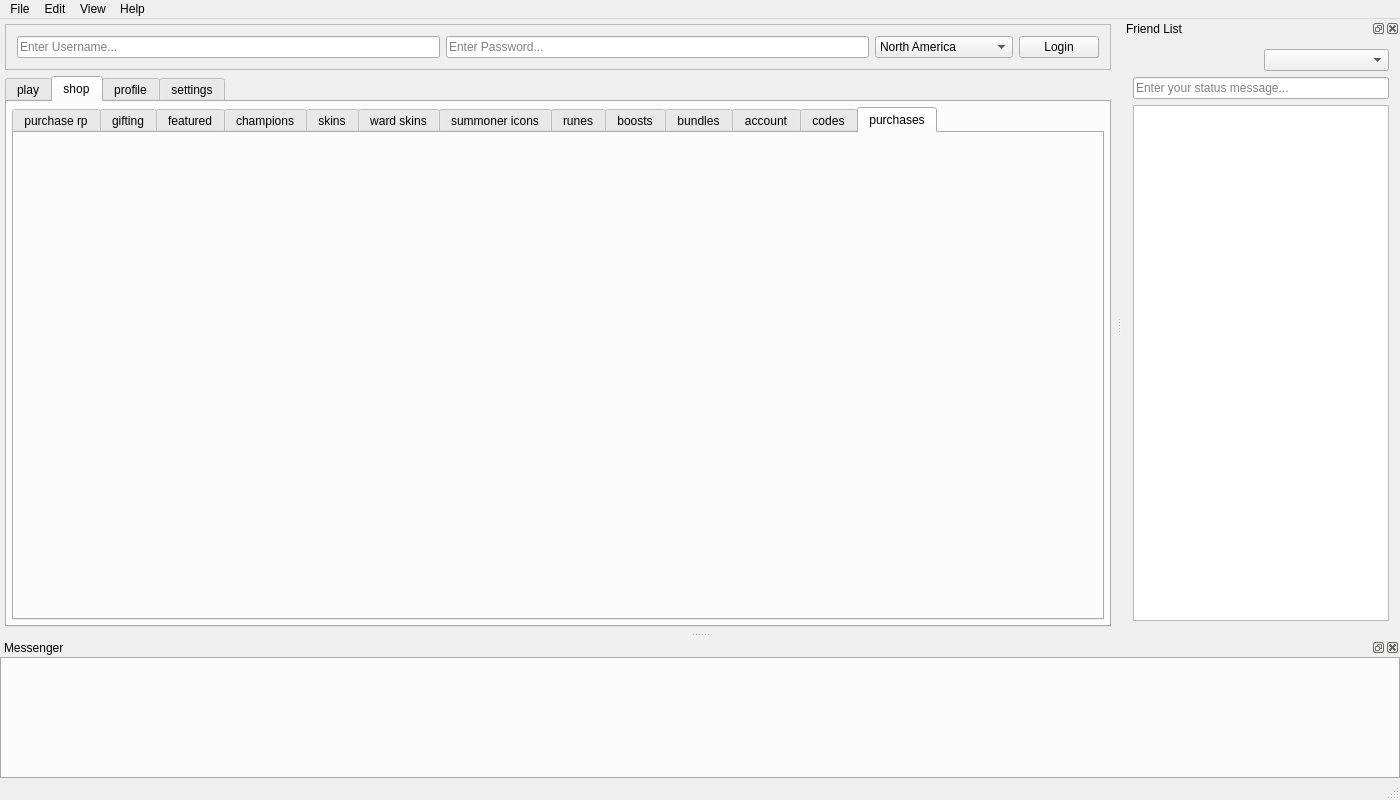
<?xml version="1.0" encoding="UTF-8"?>
<ui version="4.0">
 <class>MainWindow</class>
 <widget class="QMainWindow" name="MainWindow">
  <property name="windowModality">
   <enum>Qt::NonModal</enum>
  </property>
  <property name="geometry">
   <rect>
    <x>0</x>
    <y>0</y>
    <width>1400</width>
    <height>800</height>
   </rect>
  </property>
  <property name="font">
   <font>
    <family>Segoe UI</family>
   </font>
  </property>
  <property name="windowTitle">
   <string>Poro</string>
  </property>
  <property name="windowIcon">
   <iconset>
    <normaloff>:/new/icon/poro.ico</normaloff>:/new/icon/poro.ico</iconset>
  </property>
  <property name="toolButtonStyle">
   <enum>Qt::ToolButtonIconOnly</enum>
  </property>
  <property name="dockNestingEnabled">
   <bool>false</bool>
  </property>
  <widget class="QWidget" name="centralWidget">
   <layout class="QVBoxLayout" name="verticalLayout_2">
    <property name="leftMargin">
     <number>5</number>
    </property>
    <property name="topMargin">
     <number>5</number>
    </property>
    <property name="rightMargin">
     <number>5</number>
    </property>
    <property name="bottomMargin">
     <number>5</number>
    </property>
    <item>
     <widget class="QFrame" name="loginFrame">
      <property name="frameShape">
       <enum>QFrame::StyledPanel</enum>
      </property>
      <property name="frameShadow">
       <enum>QFrame::Raised</enum>
      </property>
      <layout class="QHBoxLayout" name="horizontalLayout">
       <item>
        <widget class="QLineEdit" name="editUsername">
         <property name="text">
          <string/>
         </property>
         <property name="placeholderText">
          <string>Enter Username...</string>
         </property>
        </widget>
       </item>
       <item>
        <widget class="QLineEdit" name="editPassword">
         <property name="inputMask">
          <string/>
         </property>
         <property name="text">
          <string/>
         </property>
         <property name="echoMode">
          <enum>QLineEdit::Password</enum>
         </property>
         <property name="placeholderText">
          <string>Enter Password...</string>
         </property>
        </widget>
       </item>
       <item>
        <widget class="QComboBox" name="regionComboBox">
         <item>
          <property name="text">
           <string>North America</string>
          </property>
         </item>
         <item>
          <property name="text">
           <string>EU West</string>
          </property>
         </item>
         <item>
          <property name="text">
           <string>EU Nordic and East</string>
          </property>
         </item>
         <item>
          <property name="text">
           <string>Oceania</string>
          </property>
         </item>
         <item>
          <property name="text">
           <string>Korea</string>
          </property>
         </item>
         <item>
          <property name="text">
           <string>Brazil</string>
          </property>
         </item>
         <item>
          <property name="text">
           <string>Russia</string>
          </property>
         </item>
         <item>
          <property name="text">
           <string>Turkey</string>
          </property>
         </item>
        </widget>
       </item>
       <item>
        <widget class="QPushButton" name="loginButton">
         <property name="text">
          <string>Login</string>
         </property>
        </widget>
       </item>
      </layout>
     </widget>
    </item>
    <item>
     <widget class="QTabWidget" name="tabWidget">
      <property name="tabShape">
       <enum>QTabWidget::Rounded</enum>
      </property>
      <property name="currentIndex">
       <number>1</number>
      </property>
      <property name="movable">
       <bool>false</bool>
      </property>
      <widget class="QWidget" name="tab">
       <attribute name="title">
        <string>play</string>
       </attribute>
      </widget>
      <widget class="QWidget" name="tab_2">
       <attribute name="title">
        <string>shop</string>
       </attribute>
       <layout class="QGridLayout" name="gridLayout">
        <property name="leftMargin">
         <number>5</number>
        </property>
        <property name="topMargin">
         <number>5</number>
        </property>
        <property name="rightMargin">
         <number>5</number>
        </property>
        <property name="bottomMargin">
         <number>5</number>
        </property>
        <item row="0" column="0">
         <widget class="QTabWidget" name="tabWidget_2">
          <property name="tabPosition">
           <enum>QTabWidget::North</enum>
          </property>
          <property name="currentIndex">
           <number>12</number>
          </property>
          <property name="movable">
           <bool>false</bool>
          </property>
          <widget class="QWidget" name="tab_5">
           <attribute name="title">
            <string>purchase rp</string>
           </attribute>
           <layout class="QGridLayout" name="gridLayout_2">
            <property name="leftMargin">
             <number>0</number>
            </property>
            <property name="topMargin">
             <number>0</number>
            </property>
            <property name="rightMargin">
             <number>0</number>
            </property>
            <property name="bottomMargin">
             <number>0</number>
            </property>
           </layout>
          </widget>
          <widget class="QWidget" name="tab_6">
           <attribute name="title">
            <string>gifting</string>
           </attribute>
           <layout class="QGridLayout" name="gridLayout_3">
            <property name="leftMargin">
             <number>0</number>
            </property>
            <property name="topMargin">
             <number>0</number>
            </property>
            <property name="rightMargin">
             <number>0</number>
            </property>
            <property name="bottomMargin">
             <number>0</number>
            </property>
           </layout>
          </widget>
          <widget class="QWidget" name="tab_7">
           <attribute name="title">
            <string>featured</string>
           </attribute>
           <layout class="QGridLayout" name="gridLayout_14">
            <property name="leftMargin">
             <number>0</number>
            </property>
            <property name="topMargin">
             <number>0</number>
            </property>
            <property name="rightMargin">
             <number>0</number>
            </property>
            <property name="bottomMargin">
             <number>0</number>
            </property>
           </layout>
          </widget>
          <widget class="QWidget" name="tab_8">
           <attribute name="title">
            <string>champions</string>
           </attribute>
           <layout class="QGridLayout" name="gridLayout_13">
            <property name="leftMargin">
             <number>0</number>
            </property>
            <property name="topMargin">
             <number>0</number>
            </property>
            <property name="rightMargin">
             <number>0</number>
            </property>
            <property name="bottomMargin">
             <number>0</number>
            </property>
           </layout>
          </widget>
          <widget class="QWidget" name="tab_9">
           <attribute name="title">
            <string>skins</string>
           </attribute>
           <layout class="QGridLayout" name="gridLayout_12">
            <property name="leftMargin">
             <number>0</number>
            </property>
            <property name="topMargin">
             <number>0</number>
            </property>
            <property name="rightMargin">
             <number>0</number>
            </property>
            <property name="bottomMargin">
             <number>0</number>
            </property>
           </layout>
          </widget>
          <widget class="QWidget" name="tab_10">
           <attribute name="title">
            <string>ward skins</string>
           </attribute>
           <layout class="QGridLayout" name="gridLayout_11">
            <property name="leftMargin">
             <number>0</number>
            </property>
            <property name="topMargin">
             <number>0</number>
            </property>
            <property name="rightMargin">
             <number>0</number>
            </property>
            <property name="bottomMargin">
             <number>0</number>
            </property>
           </layout>
          </widget>
          <widget class="QWidget" name="tab_11">
           <attribute name="title">
            <string>summoner icons</string>
           </attribute>
           <layout class="QGridLayout" name="gridLayout_10">
            <property name="leftMargin">
             <number>0</number>
            </property>
            <property name="topMargin">
             <number>0</number>
            </property>
            <property name="rightMargin">
             <number>0</number>
            </property>
            <property name="bottomMargin">
             <number>0</number>
            </property>
           </layout>
          </widget>
          <widget class="QWidget" name="tab_12">
           <attribute name="title">
            <string>runes</string>
           </attribute>
           <layout class="QGridLayout" name="gridLayout_9">
            <property name="leftMargin">
             <number>0</number>
            </property>
            <property name="topMargin">
             <number>0</number>
            </property>
            <property name="rightMargin">
             <number>0</number>
            </property>
            <property name="bottomMargin">
             <number>0</number>
            </property>
           </layout>
          </widget>
          <widget class="QWidget" name="tab_13">
           <attribute name="title">
            <string>boosts</string>
           </attribute>
           <layout class="QGridLayout" name="gridLayout_8">
            <property name="leftMargin">
             <number>0</number>
            </property>
            <property name="topMargin">
             <number>0</number>
            </property>
            <property name="rightMargin">
             <number>0</number>
            </property>
            <property name="bottomMargin">
             <number>0</number>
            </property>
           </layout>
          </widget>
          <widget class="QWidget" name="tab_14">
           <attribute name="title">
            <string>bundles</string>
           </attribute>
           <layout class="QGridLayout" name="gridLayout_7">
            <property name="leftMargin">
             <number>0</number>
            </property>
            <property name="topMargin">
             <number>0</number>
            </property>
            <property name="rightMargin">
             <number>0</number>
            </property>
            <property name="bottomMargin">
             <number>0</number>
            </property>
           </layout>
          </widget>
          <widget class="QWidget" name="tab_15">
           <attribute name="title">
            <string>account</string>
           </attribute>
           <layout class="QGridLayout" name="gridLayout_6">
            <property name="leftMargin">
             <number>0</number>
            </property>
            <property name="topMargin">
             <number>0</number>
            </property>
            <property name="rightMargin">
             <number>0</number>
            </property>
            <property name="bottomMargin">
             <number>0</number>
            </property>
           </layout>
          </widget>
          <widget class="QWidget" name="tab_16">
           <attribute name="title">
            <string>codes</string>
           </attribute>
           <layout class="QGridLayout" name="gridLayout_5">
            <property name="leftMargin">
             <number>0</number>
            </property>
            <property name="topMargin">
             <number>0</number>
            </property>
            <property name="rightMargin">
             <number>0</number>
            </property>
            <property name="bottomMargin">
             <number>0</number>
            </property>
           </layout>
          </widget>
          <widget class="QWidget" name="tab_17">
           <attribute name="title">
            <string>purchases</string>
           </attribute>
           <layout class="QGridLayout" name="gridLayout_4">
            <property name="leftMargin">
             <number>0</number>
            </property>
            <property name="topMargin">
             <number>0</number>
            </property>
            <property name="rightMargin">
             <number>0</number>
            </property>
            <property name="bottomMargin">
             <number>0</number>
            </property>
           </layout>
          </widget>
         </widget>
        </item>
       </layout>
      </widget>
      <widget class="QWidget" name="tab_3">
       <attribute name="title">
        <string>profile</string>
       </attribute>
      </widget>
      <widget class="QWidget" name="tab_4">
       <attribute name="title">
        <string>settings</string>
       </attribute>
      </widget>
     </widget>
    </item>
   </layout>
  </widget>
  <widget class="QMenuBar" name="menuBar">
   <property name="geometry">
    <rect>
     <x>0</x>
     <y>0</y>
     <width>1400</width>
     <height>21</height>
    </rect>
   </property>
   <widget class="QMenu" name="menuFile">
    <property name="title">
     <string>File</string>
    </property>
    <addaction name="actionLogout"/>
   </widget>
   <widget class="QMenu" name="menuEdit">
    <property name="title">
     <string>Edit</string>
    </property>
    <addaction name="actionSet_Riot_API_Key"/>
   </widget>
   <widget class="QMenu" name="menuView">
    <property name="title">
     <string>View</string>
    </property>
    <widget class="QMenu" name="menuWindows">
     <property name="title">
      <string>Windows</string>
     </property>
     <addaction name="actionLeague_of_Legends_Counter"/>
    </widget>
    <widget class="QMenu" name="menuView_2">
     <property name="title">
      <string>View</string>
     </property>
     <addaction name="actionFriend_List"/>
     <addaction name="actionMessenger"/>
    </widget>
    <addaction name="menuView_2"/>
    <addaction name="menuWindows"/>
   </widget>
   <widget class="QMenu" name="menuHelp">
    <property name="title">
     <string>Help</string>
    </property>
    <addaction name="actionAbout_Poro_Client"/>
   </widget>
   <addaction name="menuFile"/>
   <addaction name="menuEdit"/>
   <addaction name="menuView"/>
   <addaction name="menuHelp"/>
  </widget>
  <widget class="QStatusBar" name="statusBar"/>
  <widget class="QDockWidget" name="dockWidget">
   <property name="windowTitle">
    <string>Friend List</string>
   </property>
   <attribute name="dockWidgetArea">
    <number>2</number>
   </attribute>
   <widget class="QWidget" name="dockWidgetContents">
    <layout class="QGridLayout" name="gridLayout_15">
     <item row="0" column="0">
      <layout class="QVBoxLayout" name="verticalLayout">
       <item>
        <layout class="QHBoxLayout" name="horizontalLayout_2">
         <item>
          <widget class="QLabel" name="label">
           <property name="text">
            <string/>
           </property>
          </widget>
         </item>
         <item>
          <widget class="QComboBox" name="comboBox"/>
         </item>
        </layout>
       </item>
       <item>
        <widget class="QLineEdit" name="lineEdit">
         <property name="placeholderText">
          <string>Enter your status message...</string>
         </property>
        </widget>
       </item>
       <item>
        <widget class="QTreeWidget" name="treeWidget">
         <property name="columnCount">
          <number>1</number>
         </property>
         <attribute name="headerVisible">
          <bool>false</bool>
         </attribute>
         <column>
          <property name="text">
           <string notr="true">1</string>
          </property>
         </column>
        </widget>
       </item>
      </layout>
     </item>
    </layout>
   </widget>
  </widget>
  <widget class="QDockWidget" name="dockWidget_2">
   <property name="minimumSize">
    <size>
     <width>127</width>
     <height>140</height>
    </size>
   </property>
   <property name="windowTitle">
    <string>Messenger</string>
   </property>
   <attribute name="dockWidgetArea">
    <number>8</number>
   </attribute>
   <widget class="QWidget" name="dockWidgetContents_2">
    <layout class="QGridLayout" name="gridLayout_16">
     <property name="leftMargin">
      <number>0</number>
     </property>
     <property name="topMargin">
      <number>0</number>
     </property>
     <property name="rightMargin">
      <number>0</number>
     </property>
     <property name="bottomMargin">
      <number>0</number>
     </property>
     <item row="0" column="0">
      <widget class="QTabWidget" name="messengerTabWidget">
       <property name="tabPosition">
        <enum>QTabWidget::South</enum>
       </property>
       <property name="tabShape">
        <enum>QTabWidget::Rounded</enum>
       </property>
       <property name="tabsClosable">
        <bool>true</bool>
       </property>
       <property name="movable">
        <bool>true</bool>
       </property>
      </widget>
     </item>
    </layout>
   </widget>
  </widget>
  <action name="actionAbout_Poro_Client">
   <property name="text">
    <string>About Poro Client</string>
   </property>
  </action>
  <action name="actionLeague_of_Legends_Counter">
   <property name="text">
    <string>League of Legends Counter</string>
   </property>
  </action>
  <action name="actionLogout">
   <property name="text">
    <string>Logout</string>
   </property>
  </action>
  <action name="actionFriend_List">
   <property name="text">
    <string>Friend List</string>
   </property>
  </action>
  <action name="actionMessenger">
   <property name="text">
    <string>Messenger</string>
   </property>
  </action>
  <action name="actionSet_Riot_API_Key">
   <property name="text">
    <string>Set Riot API Key</string>
   </property>
  </action>
  <zorder>dockWidget_2</zorder>
 </widget>
 <layoutdefault spacing="6" margin="11"/>
 <resources/>
 <connections/>
</ui>
